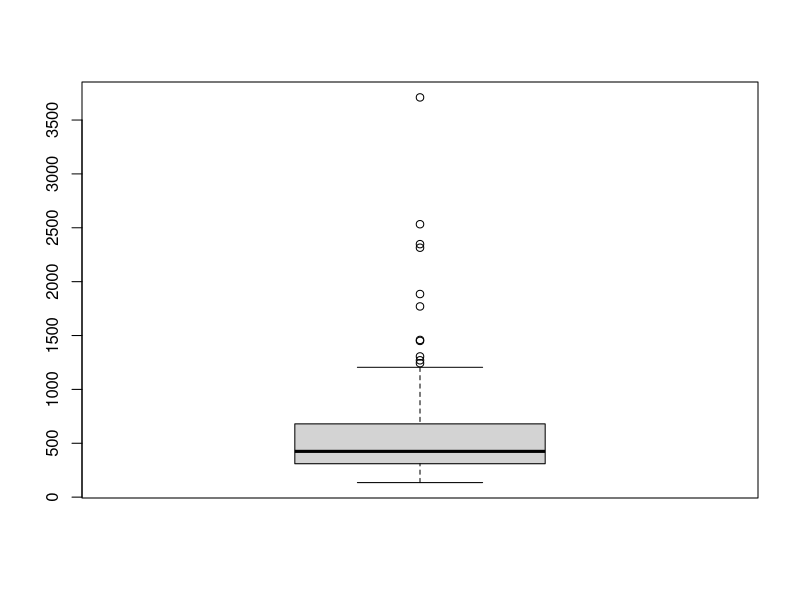

Write the R code that produced this figure.
## ---- chunk 1
knitr::opts_chunk$set(echo = TRUE)
## ---- chunk 2
suppressPackageStartupMessages( library(tidyverse) )
## ---- chunk 3
1:10
c(1:10)
c(1,2,3,4,5,6,7,8,9,10)

seq(1, 10, length.out = 10) # by = 2
## ---- chunk 4
set.seed(123)
rnorm(n = 10, mean = 0, sd = 1)
# runif(10, 0, 1)
# sample(x = 1:10, size = 10, replace = TRUE)
## ---- chunk 5
x <- c(-0.560475646552213, -0.23017748948328, 1.55870831414912, 0.070508391424576, 
0.129287735160946, 1.71506498688328, 0.460916205989202, -1.26506123460653, 
-0.686852851893526, -0.445661970099958)

t.test(x)
## ---- chunk 6
prop.test(x = 60, n = 100)
## ---- chunk 7
head(rivers) # dataset contenant les longueurs des fleuves majeurs des USA
boxplot(rivers)

# --- tendance centrale
median(rivers)
mean(rivers, trim = 0.10)

# --- variation / dispersion
# sd(rivers) ---> non robuste, affecté par les outliers
IQR(rivers)
mad(rivers)
